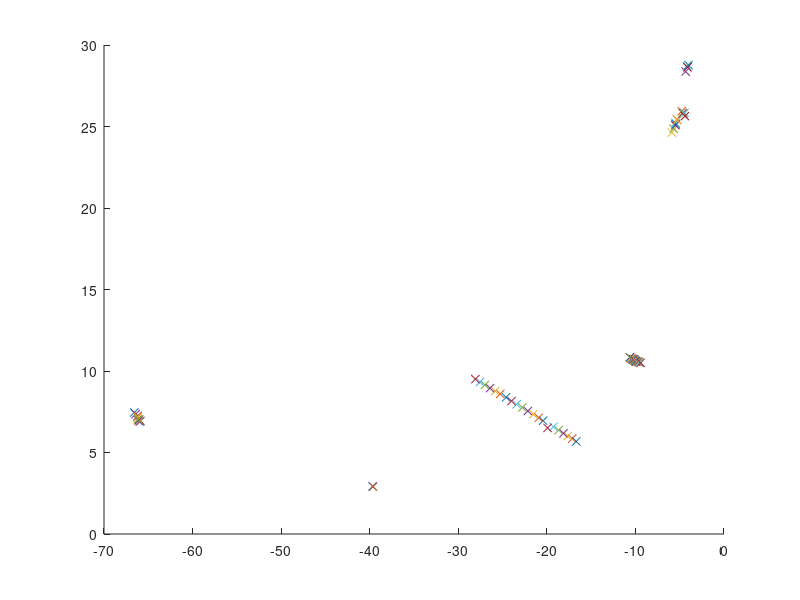
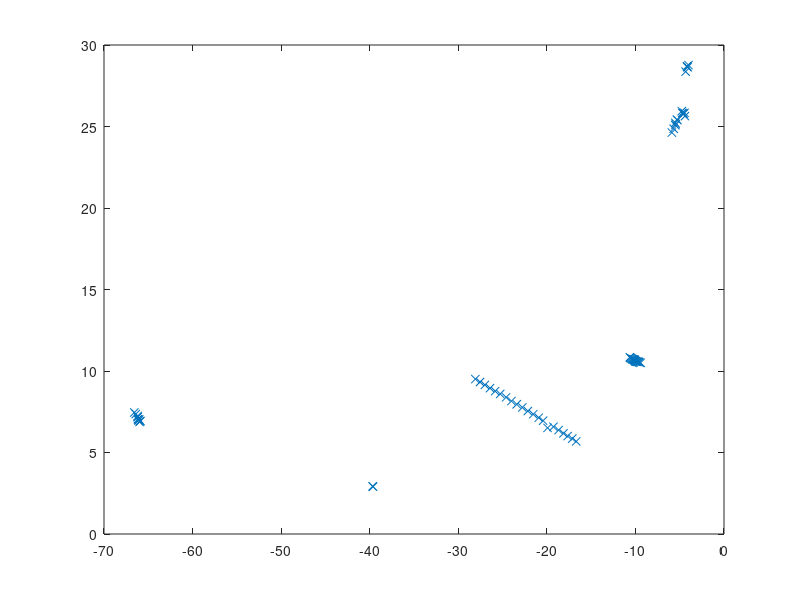

The MATLAB script that drew these images, in order:
%basic plot of the filterTestClusters

%the straight line in direction north-west is the car going
%away from us, all the rest is clutter that sometimes appears or disappears
%(it's usually walls, sometimes they land above and sometimes below the
%current clustering threshold (100points) and therefore seem to "appear"
%and "disappear")
%they also slightly change their position from frame to frame due to the
%fact that I currently just compute the mean of each cluster which varies
%slightly from frame to frame

%% load the data
%the clusters are cells of xy-column matrices, so if there are 4 clusters
%in a frame, there will be a 4x2 matrix in that cell
load('filterTestClustersXY1.mat', 'filterTestClustersXY1')

%% plot to check that everything went alright
figure
for i=1:length(filterTestClustersXY1)
    scatter(filterTestClustersXY1{i}(:,1), filterTestClustersXY1{i}(:,2),'x');
    hold on
    pause(0.5)
end
hold off

%% 
tempCluster = filterTestClustersXY1;

for k = 1:length(tempCluster)
   tempCluster{k} = filterTestClustersXY1{k}'; 
end


h2 = figure;
A = [tempCluster{:}];
plot(A(1,:), A(2,:),'x')

